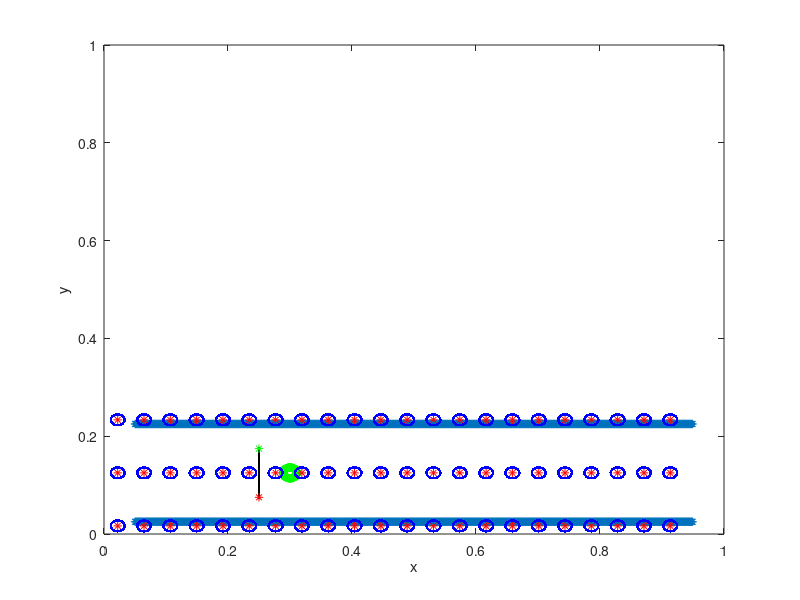

Recreate this plot in MATLAB.
%-------------------------------------------------------------------------------------------------------------------%
%
% IB2d is an Immersed Boundary Code (IB) for solving fully coupled non-linear 
% 	fluid-structure interaction models. This version of the code is based off of
%	Peskin's Immersed Boundary Method Paper in Acta Numerica, 2002.
%
% Author: Nicholas A. Battista
% Email:  nick.battista@unc.edu
% Date Created: May 27th, 2015
% Institution: UNC-CH
%
% This code is capable of creating Lagrangian Structures using:
% 	1. Springs
% 	2. Beams (*torsional springs)
% 	3. Target Points
%	4. Muscle-Model (combined Force-Length-Velocity model, "HIll+(Length-Tension)")
%
% One is able to update those Lagrangian Structure parameters, e.g., spring constants, resting %%	lengths, etc
% 
% There are a number of built in Examples, mostly used for teaching purposes. 
% 
% If you would like us %to add a specific muscle model, please let Nick (nick.battista@unc.edu) know.
%
%--------------------------------------------------------------------------------------------------------------------%

%%%%%%%%%%%%%%%%%%%%%%%%%%%%%%%%%%%%%%%%%%%%%%%%%%%%%%%%%%%%%%%%%%%%%%%%%%%%%%%%%%%%%%
%
% FUNCTION: creates the CHANNEL_CHANNEL-EXAMPLE geometry and prints associated input files
%
%%%%%%%%%%%%%%%%%%%%%%%%%%%%%%%%%%%%%%%%%%%%%%%%%%%%%%%%%%%%%%%%%%%%%%%%%%%%%%%%%%%%%%

function Channel_Channel()

%
% Grid Parameters (MAKE SURE MATCHES IN input2d !!!)
%
Nx =  512;       % # of Eulerian Grid Pts. in x-Direction (MUST BE EVEN!!!)
Ny =  512;       % # of Eulerian Grid Pts. in y-Direction (MUST BE EVEN!!!)
Lx = 1.0;        % Length of Eulerian Grid in x-Direction
Ly = 1.0;        % Length of Eulerian Grid in y-Direction


% Immersed Structure Geometric / Dynamic Parameters %
ds= min(Lx/(2*Nx),Ly/(2*Ny));  % Lagrangian spacing
L = 0.9*Lx;                    % Length of Channel
w = 0.2*Ly;                    % Width of Channel
x0 = 0.3;                      % x-Center for Cylinder
y0 = 0.5;                      % y-Center for Cylinder
r = w/18.1;                    % Radii of Cylinder
struct_name = 'channel'; % Name for .vertex, .spring, etc files.


% Call function to construct geometry
[xLag,yLag] = give_Me_Channel_Immsersed_Boundary_Geometry(ds,L,w,Lx,Ly);
[xLag_C,yLag_C,y0] = give_Me_Cylinder_Immsersed_Boundary_Geometry(ds,r,x0,y0);
[xLag_V,yLag_V] = give_Me_Piston_IB_Geometry(ds,w,Lx,Ly);


Npts = length(xLag_C);
NPistonStart = length(xLag);
fprintf('\n\n          POSSIBLE WARNING!!!      \n\n');
fprintf('# of pts in a cell: %d\n',Npts); 
fprintf('If it is not EVEN...there will be a problem :)\n'); 
fprintf('Change radius, r, or ds slightly to try to make it even\n\n\n');

% Compute Curvatures
C =  compute_Curvatures(xLag_C,yLag_C);

% Plot Geometry to test
plot(xLag(1:end/2),yLag(1:end/2),'r-'); hold on;
plot(xLag(end/2+1:end),yLag(end/2+1:end),'r-'); hold on;
plot(xLag_C,yLag_C,'r-'); hold on;
plot(xLag_V,yLag_V,'k.-'); hold on;

plot(xLag,yLag,'*'); hold on;
plot(xLag_C,yLag_C,'g*'); hold on;
xlabel('x'); ylabel('y');
axis([0 Lx 0 Ly]);

%
% Computes how many desired cells
%
VF_Desired = 0.10;
Volume_Total = 0.25;
Cell_Area_Each = pi*r^2;
NumCellsNeeded = ceil( Volume_Total*VF_Desired/Cell_Area_Each );
NTotCells = NumCellsNeeded;


% Place all cells
[xLag,yLag,Ncell_Lag_Pts,NTotCells] = please_Place_Cells(ds,x0,y0,xLag_C,yLag_C,NTotCells,r,Lx,Lx/4,xLag_V(1));
NTotCells

% Combine Geometry Files into ONE Vector
xLag = [xLag xLag_V];
yLag = [yLag yLag_V];


% First index for non-cell stuff (e.g., All Cells are put FIRST in .vertex file)
first_Index = NTotCells*length(xLag_C)+1;


%
% Prints .vertex file!
%
print_Lagrangian_Vertices(xLag,yLag,struct_name);

%
% Prints .spring file!
%
k_Spring = 3e7;
NPistonStart = first_Index; % Gives starting index of piston instead of num of channel pts
NPiston = length(xLag_V);
print_Lagrangian_Springs(xLag_C,yLag_C,xLag,yLag,k_Spring,ds,r,struct_name,NPistonStart,NPiston,NTotCells);
plot(xLag(NPistonStart),yLag(NPistonStart),'r*'); hold on;
plot(xLag(NPistonStart+NPiston-1),yLag(NPistonStart+NPiston-1),'g*'); hold on

%
% Prints .beam file!
%
k_Beam = 5e12; 
print_Lagrangian_Beams(xLag_C,yLag_C,k_Beam,C,struct_name,NTotCells);


%
% Prints .coagulation file!
%
starting_index = 1;         % index of first cellular Lagrangian Pt.
threshold_radius = 3*r;   % how close do cells need to be to form a bond
fracture_force = 1e1;       % how strong of force to break bond
print_Lagrangian_Coagulation_Inputs(struct_name,Ncell_Lag_Pts,starting_index,threshold_radius,fracture_force,NTotCells);


%
% Prints .target file!
%
k_Target = 1e7;
fprintf('For update_target_pts: last target pt index before piston: %d\n\n\n',0);
print_Lagrangian_Target_Pts(xLag,k_Target,struct_name,first_Index);

%%%%%%%%%%%%%%%%%%%%%%%%%%%%%%%%%%%%%%%%%%%%%%%%%%%%%%%%%%%%%%%%%%%%%%%%
%
% FUNCTION: prints VERTEX points to a file called struct.vertex
%
%%%%%%%%%%%%%%%%%%%%%%%%%%%%%%%%%%%%%%%%%%%%%%%%%%%%%%%%%%%%%%%%%%%%%%%%

function print_Lagrangian_Vertices(xLag,yLag,struct_name)

    N = length(xLag);

    vertex_fid = fopen([struct_name '.vertex'], 'w');

    fprintf(vertex_fid, '%d\n', N );

    %Loops over all Lagrangian Pts.
    for s = 1:N
        X_v = xLag(s);
        Y_v = yLag(s);
        fprintf(vertex_fid, '%1.16e %1.16e\n', X_v, Y_v);
    end

    fclose(vertex_fid); 
    
%%%%%%%%%%%%%%%%%%%%%%%%%%%%%%%%%%%%%%%%%%%%%%%%%%%%%%%%%%%%%%%%%%%%%%%%
%
% FUNCTION: prints COAGULATION Parameters to the file struct.vertex
%
%%%%%%%%%%%%%%%%%%%%%%%%%%%%%%%%%%%%%%%%%%%%%%%%%%%%%%%%%%%%%%%%%%%%%%%%

function print_Lagrangian_Coagulation_Inputs(struct_name,Ncell_Lag_Pts,starting_index,threshold_radius,fracture_force,NTotCells)

    % Ncell_Lag_Pts:    -gives # of Lag. Pts in each cell (# of Lag. Pts that compose each cell)
    % starting_index:   -gives first index of first cell Lag. Pt. in vertex file
    %                   -NOTE: IB2d Assumes all cell Lag. Pts are next to each other in .vertex file
    % threshold_radius: -how close do cells need to be to form a bond
    % fracture_force:   -how strong of force to break bond between cells

    %Ncell_Lag_Pts = length(Ncell_Lag_Pts);   % gives total number of cells
    Ncells = NTotCells;
    
    coag_fid = fopen([struct_name '.coagulation'], 'w');

    fprintf(coag_fid, '%d\n', starting_index );   % Prints first index of a Lag. Pt. associated to a Cell
    fprintf(coag_fid, '%d\n', threshold_radius ); % Prints threshold radii 
    fprintf(coag_fid, '%d\n', fracture_force );   % Prints fracture_force


    %Loops over all CELLs.
    for s = 1:Ncells
        fprintf(coag_fid, '%1.16e\n', Ncell_Lag_Pts(s) );
    end

    fclose(coag_fid);     
    
%%%%%%%%%%%%%%%%%%%%%%%%%%%%%%%%%%%%%%%%%%%%%%%%%%%%%%%%%%%%%%%%%%%%%%%%
%
% FUNCTION: prints Target points to a file called struct.target
%
%%%%%%%%%%%%%%%%%%%%%%%%%%%%%%%%%%%%%%%%%%%%%%%%%%%%%%%%%%%%%%%%%%%%%%%%

function print_Lagrangian_Target_Pts(xLag,k_Target,struct_name,first_index)

    N = length(xLag) - first_index + 1;  % # of target points (e.g., the walls of channel)

    target_fid = fopen([struct_name '.target'], 'w');

    fprintf(target_fid, '%d\n', N );

    %Loops over all Lagrangian Pts.
    for s = 0:N-1                   % Loops over N target pts...just starts at zero bc of how first_index is defined
        fprintf(target_fid, '%d %1.16e\n', s+first_index, k_Target);
    end

    fclose(target_fid); 
    
    
    
%%%%%%%%%%%%%%%%%%%%%%%%%%%%%%%%%%%%%%%%%%%%%%%%%%%%%%%%%%%%%%%%%%%%%%%%
%
% FUNCTION: prints SPRING points to a file called struct.spring
%
%%%%%%%%%%%%%%%%%%%%%%%%%%%%%%%%%%%%%%%%%%%%%%%%%%%%%%%%%%%%%%%%%%%%%%%%

function print_Lagrangian_Springs(xLag,yLag,xLagAll,yLagAll,k_Spring,ds,r,struct_name,NPistonStart,NPiston,NTotCells)

    N = length(xLag);
    
    spring_fid = fopen([struct_name '.spring'], 'w');

    fprintf(spring_fid, '%d\n', NTotCells*N + NTotCells/2*N + (NPiston-1) ); %N MUST BE EVEN!

    %spring_force = kappa_spring*ds/(ds^2);

    
    %SPRINGS BETWEEN VERTICES
    for j=1:NTotCells
        for s = 1:N 
                if s < N
                    x1 = xLagAll(s+(j-1)*N);    y1 = yLagAll(s+(j-1)*N);
                    x2 = xLagAll(s+1+(j-1)*N);  y2 = yLagAll(s+1+(j-1)*N);
                    ds_Rest = sqrt( (x1-x2)^2 + (y1-y2)^2 );
                    fprintf(spring_fid, '%d %d %1.16e %1.16e\n', s+(j-1)*N, s+1+(j-1)*N, k_Spring, ds_Rest);  
                elseif s==N
                    %Case s=N
                    x1 = xLagAll(s+(j-1)*N);    y1 = yLagAll(s+(j-1)*N);
                    x2 = xLagAll(1+(j-1)*N);    y2 = yLagAll(1+(j-1)*N);
                    ds_Rest = sqrt( (x1-x2)^2 + (y1-y2)^2 );
                    fprintf(spring_fid, '%d %d %1.16e %1.16e\n', s+(j-1)*N, (j-1)*N+1,   k_Spring, ds_Rest);  
                end
%                 elseif ( ( s>N ) && ( s<2*N ) )
%                     x1 = xLagAll(s);    y1 = yLagAll(s);
%                     x2 = xLagAll(s+1);  y2 = yLagAll(s+1);
%                     ds_Rest = sqrt( (x1-x2)^2 + (y1-y2)^2 );
%                     fprintf(spring_fid, '%d %d %1.16e %1.16e\n', s, s+1, k_Spring, ds_Rest);  
%                 elseif s==2*N
%                     x1 = xLagAll(s);    y1 = yLagAll(s);
%                     x2 = xLagAll(N+1);  y2 = yLagAll(N+1);
%                     ds_Rest = sqrt( (x1-x2)^2 + (y1-y2)^2 );
%                     fprintf(spring_fid, '%d %d %1.16e %1.16e\n', s, N+1,   k_Spring, ds_Rest); 
%                 elseif ( ( s>2*N ) && ( s<3*N ) )
%                     x1 = xLagAll(s);    y1 = yLagAll(s);
%                     x2 = xLagAll(s+1);  y2 = yLagAll(s+1);
%                     ds_Rest = sqrt( (x1-x2)^2 + (y1-y2)^2 );
%                     fprintf(spring_fid, '%d %d %1.16e %1.16e\n', s, s+1, k_Spring, ds_Rest);  
%                 elseif s==3*N
%                     x1 = xLagAll(s);      y1 = yLagAll(s);
%                     x2 = xLagAll(2*N+1);  y2 = yLagAll(2*N+1);
%                     ds_Rest = sqrt( (x1-x2)^2 + (y1-y2)^2 );
%                     fprintf(spring_fid, '%d %d %1.16e %1.16e\n', s, 2*N+1,   k_Spring, ds_Rest); 
%                 end
        end
    end
    
    
    
   for j=1:NTotCells
        for s=1:N/2
            x1 = xLagAll(s+(j-1)*N);      y1 = yLagAll(s+(j-1)*N);
            x2 = xLagAll(s+N/2+(j-1)*N);  y2 = yLagAll(s+N/2+(j-1)*N);
            ds_Rest = sqrt( (x1-x2)^2 + (y1-y2)^2 );
            fprintf(spring_fid, '%d %d %1.16e %1.16e\n', s+(j-1)*N, s+N/2+(j-1)*N, k_Spring/5000, ds_Rest);  
        end
   end
    

    for s=NPistonStart:NPistonStart+NPiston-2
        fprintf(spring_fid, '%d %d %1.16e %1.16e\n', s, s+1, k_Spring, ds);
    end
    fclose(spring_fid); 
    
    
%%%%%%%%%%%%%%%%%%%%%%%%%%%%%%%%%%%%%%%%%%%%%%%%%%%%%%%%%%%%%%%%%%%%%%%%%%%%%%%%%%%%%
%
% FUNCTION: prints BEAM (Torsional Spring) points to a file called struct.beam
%
%%%%%%%%%%%%%%%%%%%%%%%%%%%%%%%%%%%%%%%%%%%%%%%%%%%%%%%%%%%%%%%%%%%%%%%%%%%%%%%%%%%%%

function print_Lagrangian_Beams(xLag,yLag,k_Beam,C,struct_name,NTotCells)

    % k_Beam: beam stiffness
    % C: beam curvature
    
    N = length(xLag); % NOTE: Total number of beams = Number of Total Lag Pts. - 2

    beam_fid = fopen([struct_name '.beam'], 'w');

    fprintf(beam_fid, '%d\n', 3*N );

    %spring_force = kappa_spring*ds/(ds^2);

    %BEAMS BETWEEN VERTICES
    for j=1:NTotCells
        for s = 1:N
                if s==1 
                    fprintf(beam_fid, '%d %d %d %1.16e %1.16e\n',N+(j-1)*N, s+(j-1)*N, s+1+(j-1)*N,   k_Beam, C(s) );  
                elseif  s <= N-1         
                    fprintf(beam_fid, '%d %d %d %1.16e %1.16e\n',s-1+(j-1)*N, s+(j-1)*N, s+1+(j-1)*N, k_Beam, C(s) );  
                elseif s==N
                    fprintf(beam_fid, '%d %d %d %1.16e %1.16e\n',s-1+(j-1)*N, s+(j-1)*N, 1+(j-1)*N,   k_Beam, C(s) );
                end
        end
    end
    

    fclose(beam_fid); 
    
    
%%%%%%%%%%%%%%%%%%%%%%%%%%%%%%%%%%%%%%%%%%%%%%%%%%%%%%%%%%%%%%%%%%%%%%%%
%
% FUNCTION: computes "curvature" of ellipse
% 
% NOTE: not curvature in the traditional geometric sense, in the 'discrete'
% sense through cross product.
%
%%%%%%%%%%%%%%%%%%%%%%%%%%%%%%%%%%%%%%%%%%%%%%%%%%%%%%%%%%%%%%%%%%%%%%%%

function C = compute_Curvatures(xLag,yLag)

%a-x component (rmin)
%b-y component (rmax)
%C = ab / ( sqrt( a^2*sin(t)^2 + b^2*cos(t)^2  )  )^3

N = length(xLag);
C = zeros( N );

%Note: needs to be done same order as you print .beam file!
for i=1:N
   
   % Pts Xp -> Xq -> Xr (same as beam force calc.)
   
   if ( (i > 1) && (i < N) )
   
        Xp = xLag(i-1); Xq = xLag(i); Xr = xLag(i+1);
        Yp = yLag(i-1); Yq = yLag(i); Yr = yLag(i+1);
   
   elseif (i==1)
       
        Xp = xLag(N); Xq = xLag(i); Xr = xLag(i+1);
        Yp = yLag(N); Yq = yLag(i); Yr = yLag(i+1);
       
   elseif (i==N)
       
        Xp = xLag(N-1); Xq = xLag(N); Xr = xLag(1);
        Yp = yLag(N-1); Yq = yLag(N); Yr = yLag(1);
       
   end
       
   C(i) = (Xr-Xq)*(Yq-Yp) - (Yr-Yq)*(Xq-Xp); %Cross product btwn vectors
      
end


    
    
    

%%%%%%%%%%%%%%%%%%%%%%%%%%%%%%%%%%%%%%%%%%%%%%%%%%%%%%%%%%%%%%%%%%%%%%%%
%
% FUNCTION: creates the Lagrangian structure geometry for channel
%
%%%%%%%%%%%%%%%%%%%%%%%%%%%%%%%%%%%%%%%%%%%%%%%%%%%%%%%%%%%%%%%%%%%%%%%%

function [xLag,yLag] = give_Me_Channel_Immsersed_Boundary_Geometry(ds,L,w,Lx,Ly)

% The immsersed structure is a channel %
x = (Lx-L)/2:ds:(L+(Lx-L)/2);  %xPts
yBot = (Ly-w)/2;               %yVal for bottom of Channel
yTop = Ly - (Ly-w)/2;          %yVal for top of Channel

xLag = [x x];
yLag = [yBot*ones(1,length(x)) yTop*ones(1,length(x))];

yLag = yLag - 0.375;

%%%%%%%%%%%%%%%%%%%%%%%%%%%%%%%%%%%%%%%%%%%%%%%%%%%%%%%%%%%%%%%%%%%%%%%%
%
% FUNCTION: gives Lag. Pts for Piston
%
%%%%%%%%%%%%%%%%%%%%%%%%%%%%%%%%%%%%%%%%%%%%%%%%%%%%%%%%%%%%%%%%%%%%%%%%

function [xLag,yLag] = give_Me_Piston_IB_Geometry(ds,w,Lx,Ly)

yBot = (Ly-w)/2;               %yVal for bottom of Channel
yTop = Ly - (Ly-w)/2;          %yVal for top of Channel

yLag = Ly/2-0.05:ds:Ly/2+0.05;
xLag = 0.25*ones(1,length(yLag));

yLag = yLag - 0.375;

%%%%%%%%%%%%%%%%%%%%%%%%%%%%%%%%%%%%%%%%%%%%%%%%%%%%%%%%%%%%%%%%%%%%%%%%
%
% FUNCTION: creates the Lagrangian structure geometry for cylinder
%
%%%%%%%%%%%%%%%%%%%%%%%%%%%%%%%%%%%%%%%%%%%%%%%%%%%%%%%%%%%%%%%%%%%%%%%%

function [xLag,yLag,y0] = give_Me_Cylinder_Immsersed_Boundary_Geometry(ds,r,x0,y0)

% The immsersed structure is a cylinder %

dtheta = ds/ (2.08*r);
theta = 0; i=1;
while theta < 2*pi
   xLag(i) = x0 - r*cos(theta);
   yLag(i) = y0 - r*sin(theta);
   theta = theta + dtheta;
   i=i+1;
end

y0 = y0 - 0.375;
yLag = yLag - 0.375;

%ds_Rest = sqrt( ( xLag(2) - xLag(3) )^2 + ( xLag(2) - xLag(3) )^2 );
   
  
%%%%%%%%%%%%%%%%%%%%%%%%%%%%%%%%%%%%%%%%%%%%%%%%%%%%%%%%%%%%%%%%%%%%%%%%
%
% FUNCTION: places all the blood cells around the domain
%
%%%%%%%%%%%%%%%%%%%%%%%%%%%%%%%%%%%%%%%%%%%%%%%%%%%%%%%%%%%%%%%%%%%%%%%

function [xLag,yLag,Ncell_Lag_Pts,NTotCells] = please_Place_Cells(ds,x0,y0,xLag_C,yLag_C,NTotCells,r,Lx,Ly,xPiston)

numCol = 3;
numRow = floor(NTotCells/numCol);
L_NoRadius = Lx - 6*r;

spacing = L_NoRadius/numRow;

xC(1) = 2*r;
for i=2:numRow
    xC(i) = xC(i-1)+spacing;
end

noProb = 1; i=1;
while ( ( noProb ) && (i<= numRow) )
   if abs( xC(i) - xPiston ) <= r+ds
        index_To_Push = i;
        noProb = 0;
   end
   i=i+1;
end

if noProb == 0
   xC(index_To_Push:end) = xC(index_To_Push:end) + 2.5*r; 
end

Ly_aux = Ly - 3*r;
ySpace = Ly_aux/(numCol-1);
yC = 1.5*r:ySpace:Ly-1.5*r;

for i=1:numRow
   for j=1:numCol
       xCenters(j+(i-1)*numCol)= xC(i);
       yCenters(j+(i-1)*numCol)= yC(j);
   end
end

numCells = length(xCenters);

xLag = []; yLag = []; Ncell_Lag_Pts = [];
for i=1:numCells
    xLag = [xLag (xCenters(i)-x0)+xLag_C];
    yLag = [yLag (yCenters(i)-y0)+yLag_C];
    Ncell_Lag_Pts =[ Ncell_Lag_Pts length(xLag_C)];
end

NTotCells = length(xCenters);

plot(xCenters,yCenters,'r*');hold on;
plot(xLag,yLag,'b.'); hold on;

%Ncell_Lag_Pts = length(xLag);
